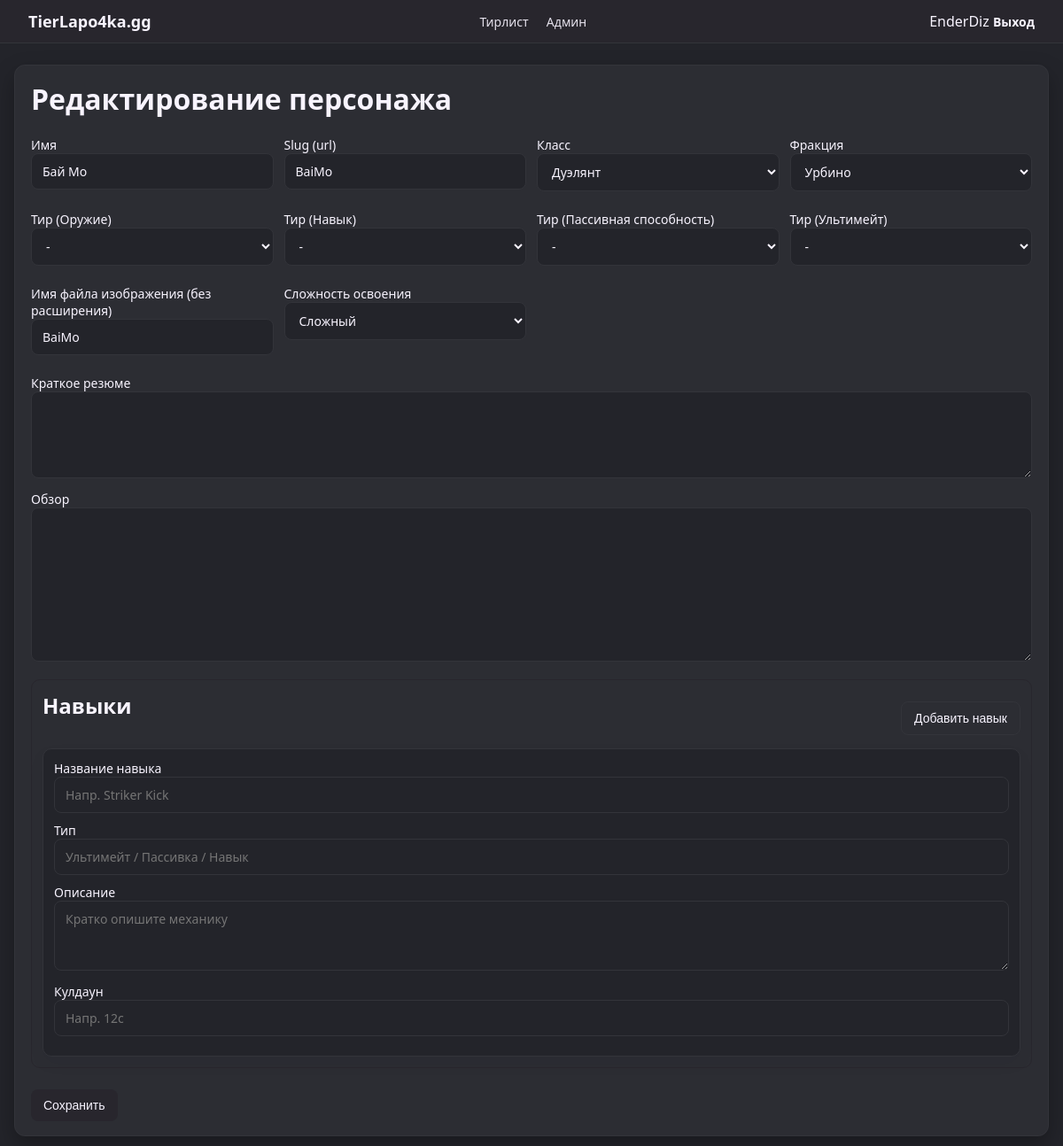
/admin/character/22/edit (signed in), run on an earlier commit of the app's database.
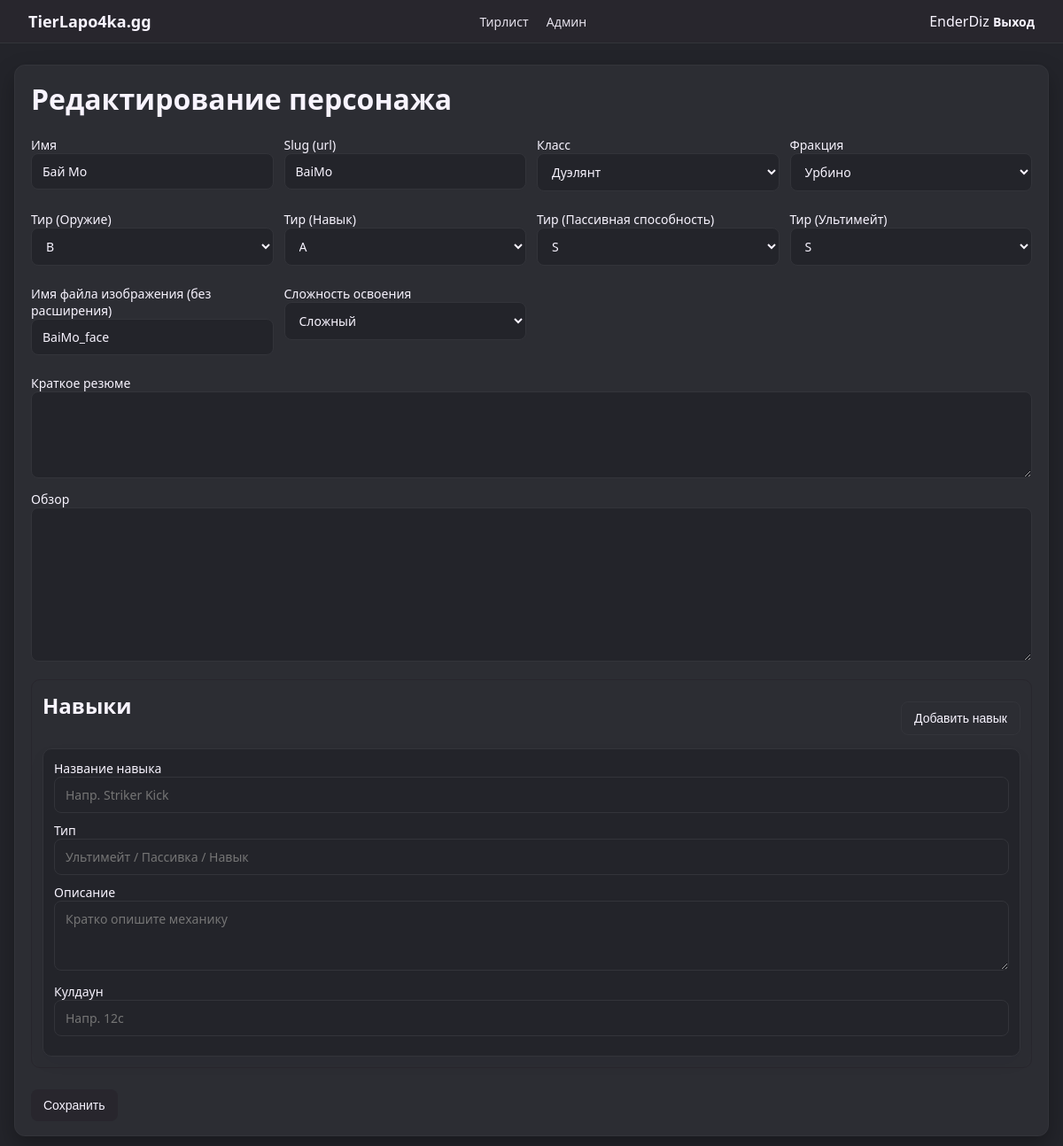
And on a later commit of the database.
### models.py (models this page shows, shortened)
class Character(db.Model):
    id = db.Column(db.Integer, primary_key=True)
    name = db.Column(db.String(128), nullable=False)
    slug = db.Column(db.String(128), unique=True, nullable=False)
    class_name = db.Column(db.String(32))
    faction = db.Column(db.String(32))
    tier_weapon = db.Column(db.String(3))
    tier_skill = db.Column(db.String(3))
    tier_passive = db.Column(db.String(3))
    tier_ultimate = db.Column(db.String(3))
    difficulty = db.Column(db.String(32))  # НОВОЕ: сложность освоения
    short_summary = db.Column(db.Text)
    review = db.Column(db.Text)
    image_name = db.Column(db.String(255))
    skills = db.relationship("Skill", backref="character", lazy=True,
                             cascade="all, delete-orphan")

### app.py (the view, shortened to what this page needs)
    @app.route("/admin/character/<int:char_id>/edit", methods=["GET", "POST"])
    @admin_required
    def admin_edit_character(char_id):
        ch = Character.query.get_or_404(char_id)
        return render_template("admin_edit_character.html", character=ch)

### auth.py (called while the page is built)
def get_current_user():
    user_id = session.get("user_id")
    if user_id is None:
        return None
    return User.query.get(user_id)

def admin_required(view_func):
    @wraps(view_func)
    def wrapper(*args, **kwargs):
        user = get_current_user()
        if not user or not user.is_admin:
            flash("Недостаточно прав.", "error")
            return redirect(url_for("login"))
        return view_func(*args, **kwargs)
    return wrapper

### templates/admin_edit_character.html (shortened to what the changed rows need)
{% extends "base.html" %}
{% if character %}
    {% set page_title = "Редактирование персонажа" %}
{% else %}
    {% set page_title = "Новый персонаж" %}
{% endif %}
{% block extra_css %}
<link rel="stylesheet" href="{{ url_for('static', filename='admin.css') }}">
{% endblock %}
{% block content %}
<div class="card">
    <h1>{{ page_title }}</h1>
    <form method="post">
        <div class="form-grid">
            <label>Имя
                <input type="text" name="name" value="{{ character.name if character else '' }}" required>
            </label>
            <label>Slug (url)
                <input type="text" name="slug" value="{{ character.slug if character else '' }}" required>
            </label>
            <label>Класс
                {% set cls = character.class_name if character else '' %}
                <select name="class_name">
                    <option value="Дуэлянт" {% if cls=='Дуэлянт' %}selected{% endif %}>Дуэлянт</option>
                </select>
            </label>
            <label>Фракция
                {% set f = character.faction if character else '' %}
                <select name="faction">
                    <option value="Урбино" {% if f=='Урбино' %}selected{% endif %}>Урбино</option>
                </select>
            </label>
            {% set tw = character.tier_weapon if character else '' %}
            {% set ts = character.tier_skill if character else '' %}
            {% set tp = character.tier_passive if character else '' %}
            {% set tu = character.tier_ultimate if character else '' %}
            {% set tier_options = ['D','C','B','A','S','SS','SSS'] %}
            <label>Тир (Оружие)
                <select name="tier_weapon">
                    <option value="">-</option>
                    {% for v in tier_options %}
                    <option value="{{ v }}" {% if tw==v %}selected{% endif %}>{{ v }}</option>
                    {% endfor %}
                </select>
            </label>
            <label>Тир (Навык)
                <select name="tier_skill">
                    <option value="">-</option>
                    {% for v in tier_options %}
                    <option value="{{ v }}" {% if ts==v %}selected{% endif %}>{{ v }}</option>
                    {% endfor %}
                </select>
            </label>
            <label>Тир (Пассивная способность)
                <select name="tier_passive">
                    <option value="">-</option>
                    {% for v in tier_options %}
                    <option value="{{ v }}" {% if tp==v %}selected{% endif %}>{{ v }}</option>
                    {% endfor %}
                </select>
            </label>
            <label>Тир (Ультимейт)
                <select name="tier_ultimate">
                    <option value="">-</option>
                    {% for v in tier_options %}
                    <option value="{{ v }}" {% if tu==v %}selected{% endif %}>{{ v }}</option>
                    {% endfor %}
                </select>
            </label>
            <label>Имя файла изображения (без расширения)
                <input type="text" name="image_name"
                       value="{{ character.image_name.rsplit('.', 1)[0] if character and character.image_name else '' }}">
            </label>
            <label>Сложность освоения
                {% set diff = character.difficulty if character else '' %}
                <select name="difficulty">
                    <option value="Сложный" {% if diff=='Сложный' %}selected{% endif %}>Сложный</option>
                </select>
            </label>
        </div>
        <div class="skills-form">
            <div class="skills-form__header">
                <h2>Навыки</h2>
            </div>
                {% set skills = character.skills if character and character.skills else [None] %}
        </div>
    </form>
</div>
{% endblock %}

What changed in the data, as far as the page shows it:
changed Character "Бай Мо": image_name "BaiMo" → "BaiMo_face"
Also different on the page:
form field tier_weapon: "-" → "B"
form field tier_skill: "-" → "A"
form field tier_passive: "-" → "S"
form field tier_ultimate: "-" → "S"
